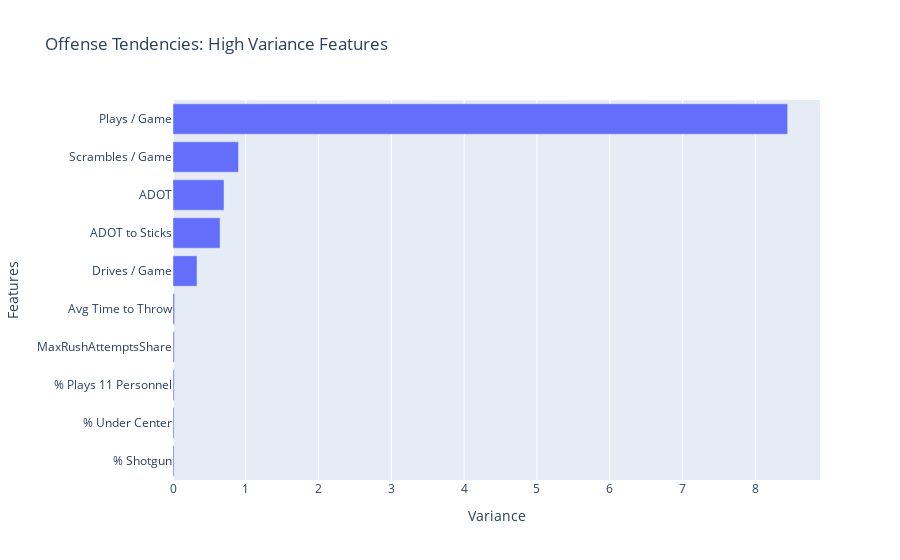
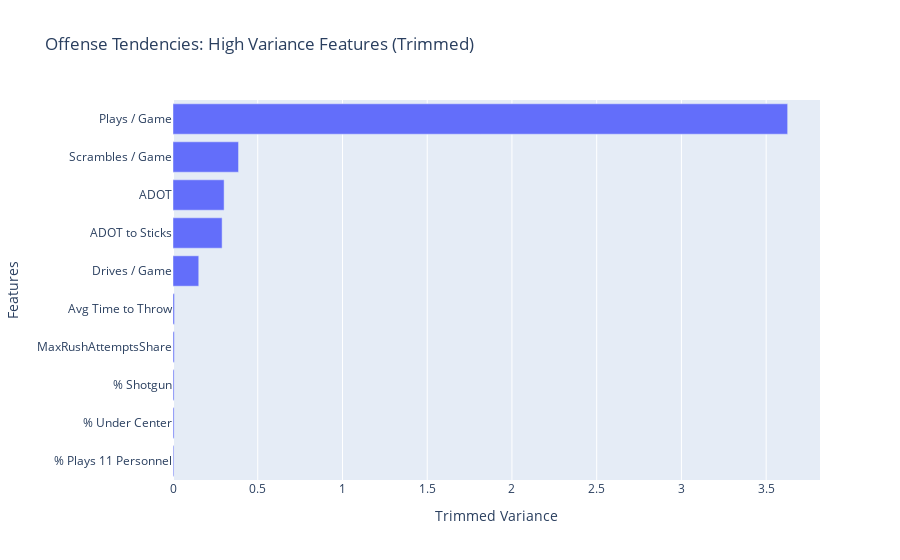

The notebook cell these images were saved under, in order:
### Code cell
''' Variance '''

# Calculate variance, get 10 largest features
top_ten_variance = offense_tendencies[OFFENSE_FEATURES].var().sort_values().tail(10)

# Create horizontal bar chart of `top_ten_var`
fig = px.bar(
    x=top_ten_variance,
    y=top_ten_variance.index,
    title="Offense Tendencies: High Variance Features"
)
fig.update_layout(xaxis_title="Variance", yaxis_title="Features")
fig.show()

# Calculate trimmed variance
top_ten_trim_variance = offense_tendencies[OFFENSE_FEATURES].apply(trimmed_var).sort_values().tail(10)

# Create horizontal bar chart of `top_ten_trim_var`
fig = px.bar(
    x=top_ten_trim_variance,
    y=top_ten_trim_variance.index,
    title="Offense Tendencies: High Variance Features (Trimmed)"
)
fig.update_layout(xaxis_title="Trimmed Variance", yaxis_title="Features")
fig.show()

### Figure 1 — Plotly figure (JSON) as saved in the notebook; plotly's stock layout.template omitted (floating-point values rounded to 4 significant figures)
{"data": [{"hovertemplate": "x=%{x}<br>y=%{y}<extra></extra>", "legendgroup": "", "marker": {"color": "#636efa", "pattern": {"shape": ""}}, "name": "", "orientation": "h", "showlegend": false, "textposition": "auto", "type": "bar", "x": [0.01459, 0.01459, 0.01552, 0.01697, 0.0215, 0.3295, 0.6464, 0.7005, 0.8996, 8.444], "xaxis": "x", "y": ["% Shotgun", "% Under Center", "% Plays 11 Personnel", "MaxRushAttemptsShare", "Avg Time to Throw", "Drives / Game", "ADOT to Sticks", "ADOT", "Scrambles / Game", "Plays / Game"], "yaxis": "y"}], "layout": {"barmode": "relative", "legend": {"tracegroupgap": 0}, "title": {"text": "Offense Tendencies: High Variance Features"}, "xaxis": {"anchor": "y", "domain": [0, 1], "title": {"text": "Variance"}}, "yaxis": {"anchor": "x", "domain": [0, 1], "title": {"text": "Features"}}}}

### Figure 2 — Plotly figure (JSON) as saved in the notebook; plotly's stock layout.template omitted (floating-point values rounded to 4 significant figures)
{"data": [{"hovertemplate": "x=%{x}<br>y=%{y}<extra></extra>", "legendgroup": "", "marker": {"color": "#636efa", "pattern": {"shape": ""}}, "name": "", "orientation": "h", "showlegend": false, "textposition": "auto", "type": "bar", "x": [0.005064, 0.00643, 0.00643, 0.007623, 0.008837, 0.152, 0.2898, 0.3016, 0.3867, 3.627], "xaxis": "x", "y": ["% Plays 11 Personnel", "% Under Center", "% Shotgun", "MaxRushAttemptsShare", "Avg Time to Throw", "Drives / Game", "ADOT to Sticks", "ADOT", "Scrambles / Game", "Plays / Game"], "yaxis": "y"}], "layout": {"barmode": "relative", "legend": {"tracegroupgap": 0}, "title": {"text": "Offense Tendencies: High Variance Features (Trimmed)"}, "xaxis": {"anchor": "y", "domain": [0, 1], "title": {"text": "Trimmed Variance"}}, "yaxis": {"anchor": "x", "domain": [0, 1], "title": {"text": "Features"}}}}
